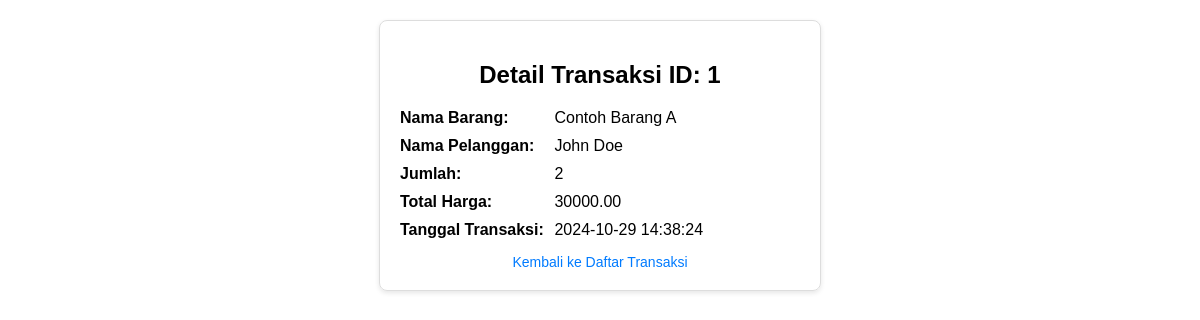
/index.php?controller=transaksi&action=detail&id=1, run on the app's committed database.
### tables this page shows
CREATE TABLE `transaksi` (
  `no` int(11) NOT NULL,
  `id_transaksi` int(11) DEFAULT NULL,
  `kode_barang` varchar(10) DEFAULT NULL,
  `id_pelanggan` varchar(10) DEFAULT NULL,
  `jumlah` int(11) DEFAULT NULL,
  `total_harga` decimal(10,2) DEFAULT NULL,
  `tanggal` datetime DEFAULT NULL
);

CREATE TABLE `produk` (
  `no` int(11) NOT NULL,
  `kode_barang` varchar(10) DEFAULT NULL,
  `nama_barang` varchar(50) DEFAULT NULL,
  `harga` decimal(10,2) DEFAULT NULL,
  `stok` int(11) DEFAULT NULL
);

CREATE TABLE `pelanggan` (
  `no` int(11) NOT NULL,
  `id_pelanggan` varchar(10) DEFAULT NULL,
  `nama_pelanggan` varchar(50) DEFAULT NULL,
  `alamat` varchar(100) DEFAULT NULL
);

### App/controllers/TransaksiController.php (called while the page is built, shortened)
<?php
require_once __DIR__ . '/../models/Transaksi.php';
class TransaksiController
{
    private $transaksiModel;
    public function __construct($db)
    {
        $this->transaksiModel = new Transaksi($db);
    }
    public function detail($id)
    {
        $transaksiDetail = $this->transaksiModel->getDetailTransaksi($id);
        require_once __DIR__ . '/../views/transaksi/detail.php';
    }
}

### App/models/transaksi.php (called while the page is built, shortened)
<?php
class Transaksi
{
    private $db;
    public function __construct($database)
    {
        $this->db = $database;
    }
    public function getDetailTransaksi($id)
    {
        $query = "SELECT t.id_transaksi, p.nama_barang, pel.nama_pelanggan, t.jumlah, t.total_harga, t.tanggal
              FROM transaksi t
              JOIN produk p ON t.kode_barang = p.kode_barang
              JOIN pelanggan pel ON t.id_pelanggan = pel.id_pelanggan
              WHERE t.id_transaksi = :id";
        $stmt = $this->db->prepare($query);
        $stmt->bindParam(':id', $id);
        $stmt->execute();
        return $stmt->fetch(PDO::FETCH_ASSOC);
    }
}

### App/Views/Transaksi/detail.php (the view, shortened to what this page needs)
<!DOCTYPE html>
<html lang="id">
<head>
</head>
<body>
    <div class="form-container">
        <h2>Detail Transaksi ID: <?= htmlspecialchars($transaksiDetail['id_transaksi']) ?></h2>
        <div class="detail-item">
            <strong>Nama Barang:</strong>
            <span><?= htmlspecialchars($transaksiDetail['nama_barang']) ?></span>
        </div>
        <div class="detail-item">
            <strong>Nama Pelanggan:</strong>
            <span><?= htmlspecialchars($transaksiDetail['nama_pelanggan']) ?></span>
        </div>
        <div class="detail-item">
            <strong>Jumlah:</strong>
            <span><?= htmlspecialchars($transaksiDetail['jumlah']) ?></span>
        </div>
        <div class="detail-item">
            <strong>Total Harga:</strong>
            <span><?= htmlspecialchars($transaksiDetail['total_harga']) ?></span>
        </div>
        <div class="detail-item">
            <strong>Tanggal Transaksi:</strong>
            <span><?= htmlspecialchars($transaksiDetail['tanggal']) ?></span>
        </div>
        <a href="index.php?controller=transaksi&action=index" class="back-link">Kembali ke Daftar Transaksi</a>
    </div>
</body>
</html>

### App/Views/Transaksi/detail.php (style rules this page uses)
body { font-family: Arial, sans-serif; margin: 20px; }
.form-container { max-width: 400px; margin: auto; padding: 20px; border: 1px solid #ddd; border-radius: 8px; box-shadow: 0 2px 5px rgba(0, 0, 0, 0.1); }
h2 { text-align: center; font-size: 1.5em; margin-bottom: 20px; }
.detail-item { margin-bottom: 10px; font-size: 1em; }
.detail-item strong { display: inline-block; width: 150px; }
.back-link { display: block; text-align: center; margin-top: 15px; color: #007BFF; text-decoration: none; font-size: 14px; }

### data on the page
transaksi: id_transaksi "1", produk.nama_barang "Contoh Barang A", pelanggan.nama_pelanggan "John Doe", jumlah "2", total_harga "30000.00", tanggal "2024-10-29 14:38:24"
